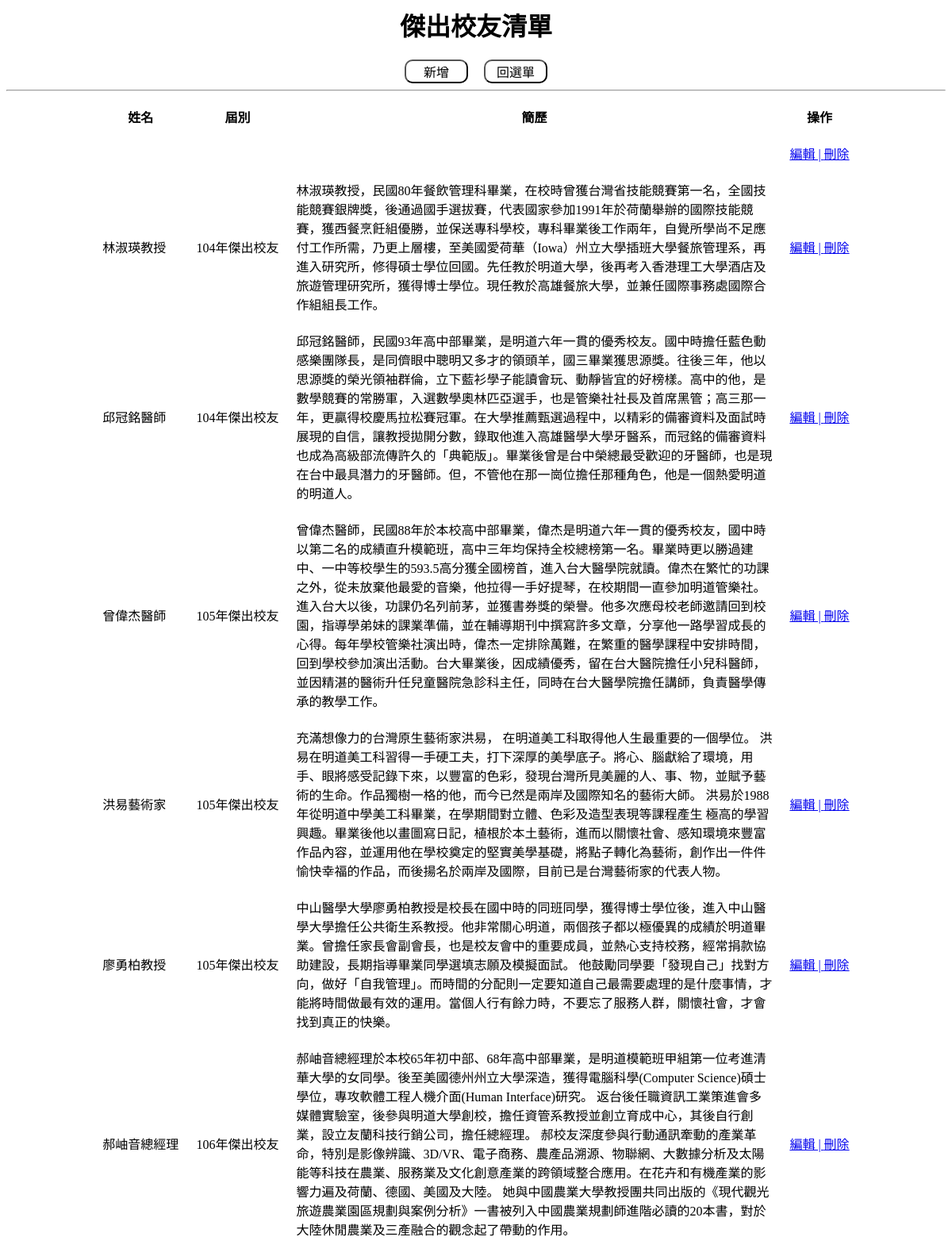
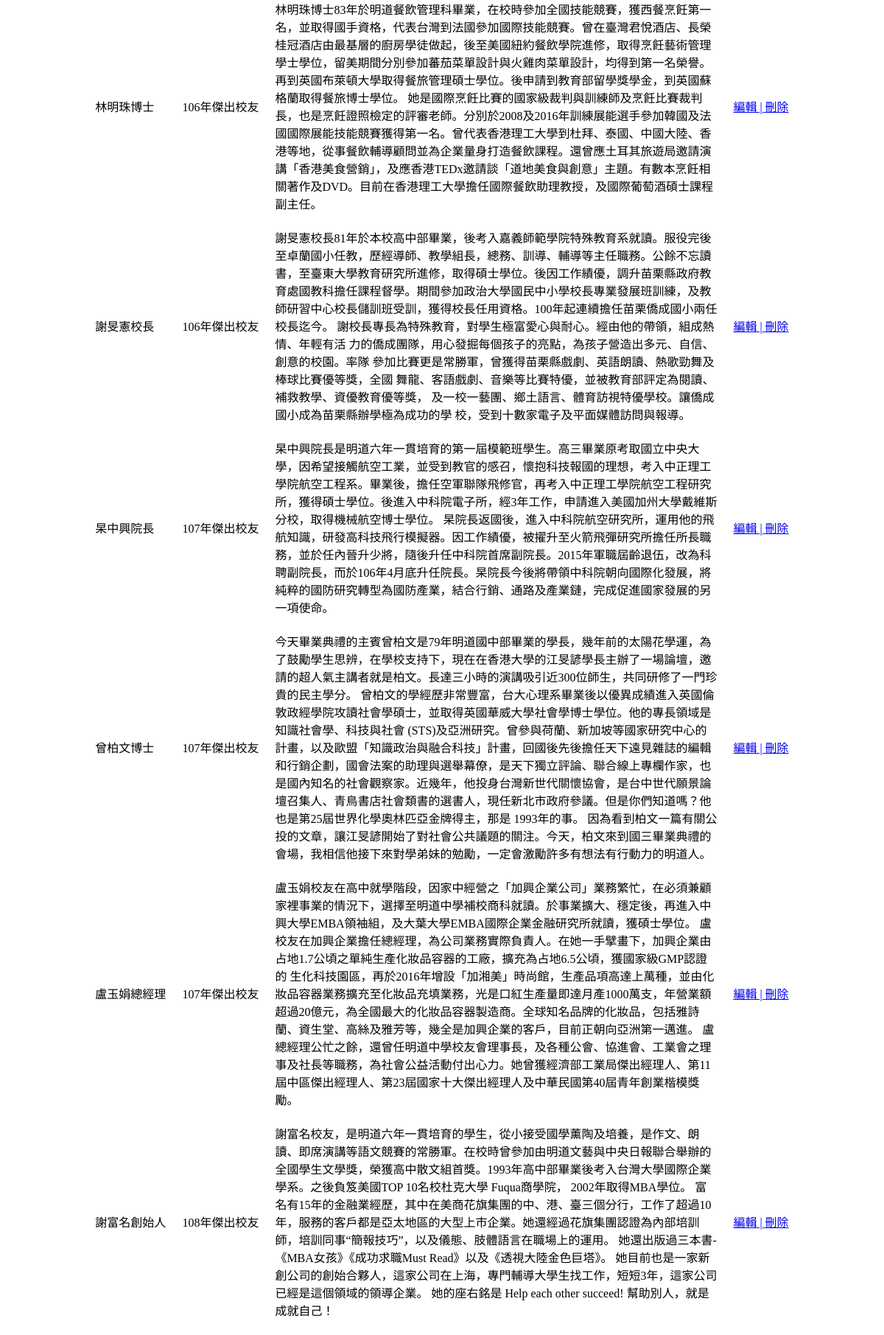
Page /back/alumni.php (upper part) on the committed database (2 pictures, top to bottom).
### tables this page shows
CREATE TABLE `alumni` (
  `id` int(11) NOT NULL,
  `name` text NOT NULL,
  `year` text NOT NULL,
  `honor` text NOT NULL,
  `img` text NOT NULL
);

### back/alumni.php (the view, shortened to what this page needs)
<!doctype HTML5>
<html>
<head>
    <link rel="stylesheet" href="../css/back.css">
</head>
<body align="center">
<?php
include('../connect.php');
if(@!$_GET['action']){
    $sql = 'SELECT * FROM `alumni`';
    $run = mysqli_query($con,$sql);
    echo '<h1>傑出校友清單<span></h1>';
    echo '<button onclick=location.href="./alumni.php?action=add" class="button_xs">新增</button> &emsp;';
    echo '<button onclick=location.href="./" class="button_xs">回選單</button><hr>';
    echo '<table align="center" cellpadding="10">';
    echo '
				<tr>
					<th>姓名</th>
					<th>屆別</th>
					<th>簡歷</th>
					<th>操作</th>
				</tr>
			';
    while($row = mysqli_fetch_assoc($run)){
        echo '
				<tr>
					<td>'.$row['name'].'</td>
					<td>'.$row['year'].'</td>
					<td style="max-width:50vw;word-break:break-all;">'.$row['honor'].'</td>
					<td>
					<a href="alumni.php?action=edit&&id='.$row['id'].'">編輯 | </a>
					<a href="alumni.php?action=delete&&id='.$row['id'].'"> 刪除</a>
					</td>
				</tr>
			';
    }
    echo '</table>';
}
?>
</body>
</html>

### css/back.css (style rules this page uses)
.button_xs { background: transparent; border-radius: 10px; color: black; width: 80px; height: 30px; font-size: medium; }

### rows in the picture
alumni: name "林淑瑛教授", year "104年傑出校友", honor "林淑瑛教授，民國80年餐飲管理科畢業，在校時曾獲台灣省技能競賽第一名，全國技能競賽銀牌獎，後通過國手選拔賽，代表國家參加1991年於荷蘭舉辦的國際技能競賽，獲西餐烹飪組優勝，並保送專科學校，專科畢業後工作兩年，自覺所學尚不足應付工作所需，乃更上層樓，至美國愛荷華（Iowa）州立大學插班大學餐旅管理系，再進入研究所，修得碩士學位回國。先任教於明道大學，後再考入香港理工大學酒店及旅遊管理研究所，獲得博士學位。現任教於高雄餐旅大學，並兼任國際事務處國際合作組組長工作。"
alumni: name "邱冠銘醫師", year "104年傑出校友", honor "邱冠銘醫師，民國93年高中部畢業，是明道六年一貫的優秀校友。國中時擔任藍色動感樂團隊長，是同儕眼中聰明又多才的領頭羊，國三畢業獲思源獎。往後三年，他以思源獎的榮光領袖群倫，立下藍衫學子能讀會玩、動靜皆宜的好榜樣。高中的他，是數學競賽的常勝軍，入選數學奧林匹亞選手，也是管樂社社長及首席黑管；高三那一年，更贏得校慶馬拉松賽冠軍。在大學推薦甄選過程中，以精彩的備審資料及面試時展現的自信，讓教授拋開分數，錄取他進入高雄醫學大學牙醫系，而冠銘的備審資料也成為高級部流傳許久的「典範版」。畢業後曾是台中榮總最受歡迎的牙醫師，也是現在台中最具潛力的牙醫師。但，不管他在那一崗位擔任那種角色，他是一個熱愛明道的明道人。"
alumni: name "曾偉杰醫師", year "105年傑出校友", honor "曾偉杰醫師，民國88年於本校高中部畢業，偉杰是明道六年一貫的優秀校友，國中時以第二名的成績直升模範班，高中三年均保持全校總榜第一名。畢業時更以勝過建中、一中等校學生的593.5高分獲全國榜首，進入台大醫學院就讀。偉杰在繁忙的功課之外，從未放棄他最愛的音樂，他拉得一手好提琴，在校期間一直參加明道管樂社。進入台大以後，功課仍名列前茅，並獲書券獎的榮譽。他多次應母校老師邀請回到校園，指導學弟妹的課業準備，並在輔導期刊中撰寫許多文章，分享他一路學習成長的心得。每年學校管樂社演出時，偉杰一定排除萬難，在繁重的醫學課程中安排時間，回到學校參加演出活動。台大畢業後，因成績優秀，留在台大醫院擔任小兒科醫師，並因精湛的醫術升任兒童醫院急診科主任，同時在台大醫學院擔任講師，負責醫學傳承的教學工作。"
alumni: name "洪易藝術家", year "105年傑出校友", honor "充滿想像力的台灣原生藝術家洪易， 在明道美工科取得他人生最重要的一個學位。 洪易在明道美工科習得一手硬工夫，打下深厚的美學底子。將心、腦獻給了環境，用手、眼將感受記錄下來，以豐富的色彩，發現台灣所見美麗的人、事、物，並賦予藝術的生命。作品獨樹一格的他，而今已然是兩岸及國際知名的藝術大師。 洪易於1988年從明道中學美工科畢業，在學期間對立體、色彩及造型表現等課程產生 極高的學習興趣。畢業後他以畫圖寫日記，植根於本土藝術，進而以關懷社會、感知環境來豐富作品內容，並運用他在學校奠定的堅實美學基礎，將點子轉化為藝術，創作出一件件愉快幸福的作品，而後揚名於兩岸及國際，目前已是台灣藝術家的代表人物。"
alumni: name "廖勇柏教授", year "105年傑出校友", honor "中山醫學大學廖勇柏教授是校長在國中時的同班同學，獲得博士學位後，進入中山醫學大學擔任公共衛生系教授。他非常關心明道，兩個孩子都以極優異的成績於明道畢業。曾擔任家長會副會長，也是校友會中的重要成員，並熱心支持校務，經常捐款協助建設，長期指導畢業同學選填志願及模擬面試。 他鼓勵同學要「發現自己」找對方向，做好「自我管理」。而時間的分配則一定要知道自己最需要處理的是什麼事情，才能將時間做最有效的運用。當個人行有餘力時，不要忘了服務人群，關懷社會，才會找到真正的快樂。"
alumni: name "郝岫音總經理", year "106年傑出校友", honor "郝岫音總經理於本校65年初中部、68年高中部畢業，是明道模範班甲組第一位考進清華大學的女同學。後至美國德州州立大學深造，獲得電腦科學(Computer Science)碩士學位，專攻軟體工程人機介面(Human Interface)研究。 返台後任職資訊工業策進會多媒體實驗室，後參與明道大學創校，擔任資管系教授並創立育成中心，其後自行創業，設立友蘭科技行銷公司，擔任總經理。 郝校友深度參與行動通訊牽動的產業革命，特別是影像辨識、3D/VR、電子商務、農產品溯源、物聯網、大數據分析及太陽能等科技在農業、服務業及文化創意產業的跨領域整合應用。在花卉和有機產業的影響力遍及荷蘭、德國、美國及大陸。 她與中國農業大學教授團共同出版的《現代觀光旅遊農業園區規劃與案例分析》一書被列入中國農業規劃師進階必讀的20本書，對於大陸休閒農業及三產融合的觀念起了帶動的作用。"
alumni: name "林明珠博士", year "106年傑出校友", honor "林明珠博士83年於明道餐飲管理科畢業，在校時參加全國技能競賽，獲西餐烹飪第一名，並取得國手資格，代表台灣到法國參加國際技能競賽。曾在臺灣君悅酒店、長榮桂冠酒店由最基層的廚房學徒做起，後至美國紐約餐飲學院進修，取得烹飪藝術管理學士學位，留美期間分別參加蕃茄菜單設計與火雞肉菜單設計，均得到第一名榮譽。再到英國布萊頓大學取得餐旅管理碩士學位。後申請到教育部留學獎學金，到英國蘇格蘭取得餐旅博士學位。 她是國際烹飪比賽的國家級裁判與訓練師及烹飪比賽裁判長，也是烹飪證照檢定的評審老師。分別於2008及2016年訓練展能選手參加韓國及法國國際展能技能競賽獲得第一名。曾代表香港理工大學到杜拜、泰國、中國大陸、香港等地，從事餐飲輔導顧問並為企業量身打造餐飲課程。還曾應土耳其旅遊局邀請演講「香港美食營銷」，及應香港TEDx邀請談「道地美食與創意」主題。有數本烹飪相關著作及DVD。目前在香港理工大學擔任國際餐飲助理教授，及國際葡萄酒碩士課程副主任。"
alumni: name "謝旻憲校長", year "106年傑出校友", honor "謝旻憲校長81年於本校高中部畢業，後考入嘉義師範學院特殊教育系就讀。服役完後至卓蘭國小任教，歷經導師、教學組長，總務、訓導、輔導等主任職務。公餘不忘讀書，至臺東大學教育研究所進修，取得碩士學位。後因工作績優，調升苗栗縣政府教育處國教科擔任課程督學。期間參加政治大學國民中小學校長專業發展班訓練，及教師研習中心校長儲訓班受訓，獲得校長任用資格。100年起連續擔任苗栗僑成國小兩任校長迄今。 謝校長專長為特殊教育，對學生極富愛心與耐心。經由他的帶領，組成熱情、年輕有活 力的僑成團隊，用心發掘每個孩子的亮點，為孩子營造出多元、自信、創意的校園。率隊 參加比賽更是常勝軍，曾獲得苗栗縣戲劇、英語朗讀、熱歌勁舞及棒球比賽優等獎，全國 舞龍、客語戲劇、音樂等比賽特優，並被教育部評定為閱讀、補救教學、資優教育優等獎， 及一校一藝團、鄉土語言、體育訪視特優學校。讓僑成國小成為苗栗縣辦學極為成功的學 校，受到十數家電子及平面媒體訪問與報導。"
alumni: name "杲中興院長", year "107年傑出校友", honor "杲中興院長是明道六年一貫培育的第一屆模範班學生。高三畢業原考取國立中央大學，因希望接觸航空工業，並受到教官的感召，懷抱科技報國的理想，考入中正理工學院航空工程系。畢業後，擔任空軍聯隊飛修官，再考入中正理工學院航空工程研究所，獲得碩士學位。後進入中科院電子所，經3年工作，申請進入美國加州大學戴維斯分校，取得機械航空博士學位。 杲院長返國後，進入中科院航空研究所，運用他的飛航知識，研發高科技飛行模擬器。因工作績優，被擢升至火箭飛彈研究所擔任所長職務，並於任內晉升少將，隨後升任中科院首席副院長。2015年軍職屆齡退伍，改為科聘副院長，而於106年4月底升任院長。杲院長今後將帶領中科院朝向國際化發展，將純粹的國防研究轉型為國防產業，結合行銷、通路及產業鏈，完成促進國家發展的另一項使命。"
alumni: name "曾柏文博士", year "107年傑出校友", honor "今天畢業典禮的主賓曾柏文是79年明道國中部畢業的學長，幾年前的太陽花學運，為了鼓勵學生思辨，在學校支持下，現在在香港大學的江旻諺學長主辦了一場論壇，邀請的超人氣主講者就是柏文。長達三小時的演講吸引近300位師生，共同研修了一門珍貴的民主學分。 曾柏文的學經歷非常豐富，台大心理系畢業後以優異成績進入英國倫敦政經學院攻讀社會學碩士，並取得英國華威大學社會學博士學位。他的專長領域是知識社會學、科技與社會 (STS)及亞洲研究。曾參與荷蘭、新加坡等國家研究中心的計畫，以及歐盟「知識政治與融合科技」計畫，回國後先後擔任天下遠見雜誌的編輯和行銷企劃，國會法案的助理與選舉幕僚，是天下獨立評論、聯合線上專欄作家，也是國內知名的社會觀察家。近幾年，他投身台灣新世代關懷協會，是台中世代願景論壇召集人、青鳥書店社會類書的選書人，現任新北市政府參議。但是你們知道嗎？他也是第25屆世界化學奧林匹亞金牌得主，那是 1993年的事。 因為看到柏文一篇有關公投的文章，讓江旻諺開始了對社會公共議題的關注。今天，柏文來到國三畢業典禮的會場，我相信他接下來對學弟妹的勉勵，一定會激勵許多有想法有行動力的明道人。"
alumni: name "盧玉娟總經理", year "107年傑出校友", honor "盧玉娟校友在高中就學階段，因家中經營之「加興企業公司」業務繁忙，在必須兼顧家裡事業的情況下，選擇至明道中學補校商科就讀。於事業擴大、穩定後，再進入中興大學EMBA領袖組，及大葉大學EMBA國際企業金融研究所就讀，獲碩士學位。 盧校友在加興企業擔任總經理，為公司業務實際負責人。在她一手擘畫下，加興企業由占地1.7公頃之單純生產化妝品容器的工廠，擴充為占地6.5公頃，獲國家級GMP認證的 生化科技園區，再於2016年增設「加湘美」時尚館，生產品項高達上萬種，並由化妝品容器業務擴充至化妝品充填業務，光是口紅生產量即達月產1000萬支，年營業額超過20億元，為全國最大的化妝品容器製造商。全球知名品牌的化妝品，包括雅詩蘭、資生堂、高絲及雅芳等，幾全是加興企業的客戶，目前正朝向亞洲第一邁進。 盧總經理公忙之餘，還曾任明道中學校友會理事長，及各種公會、協進會、工業會之理事及社長等職務，為社會公益活動付出心力。她曾獲經濟部工業局傑出經理人、第11屆中區傑出經理人、第23屆國家十大傑出經理人及中華民國第40屆青年創業楷模獎勵。"
alumni: name "謝富名創始人", year "108年傑出校友", honor "謝富名校友，是明道六年一貫培育的學生，從小接受國學薰陶及培養，是作文、朗讀、即席演講等語文競賽的常勝軍。在校時曾參加由明道文藝與中央日報聯合舉辦的全國學生文學獎，榮獲高中散文組首獎。1993年高中部畢業後考入台灣大學國際企業學系。之後負笈美國TOP 10名校杜克大學 Fuqua商學院， 2002年取得MBA學位。 富名有15年的金融業經歷，其中在美商花旗集團的中、港、臺三個分行，工作了超過10年，服務的客戶都是亞太地區的大型上市企業。她還經過花旗集團認證為內部培訓師，培訓同事“簡報技巧”，以及儀態、肢體語言在職場上的運用。 她還出版過三本書-《MBA女孩》《成功求職Must Read》以及《透視大陸金色巨塔》。 她目前也是一家新創公司的創始合夥人，這家公司在上海，專門輔導大學生找工作，短短3年，這家公司已經是這個領域的領導企業。 她的座右銘是 Help each other succeed! 幫助別人，就是成就自己！"
